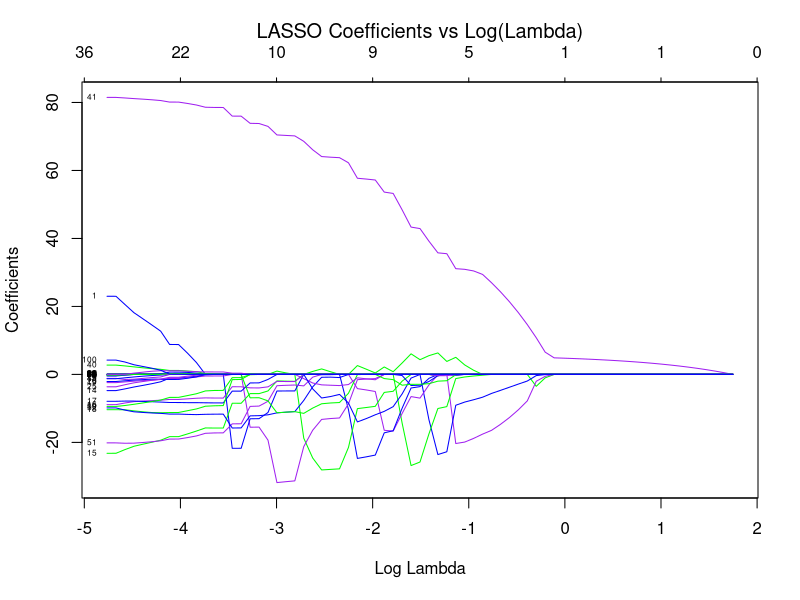
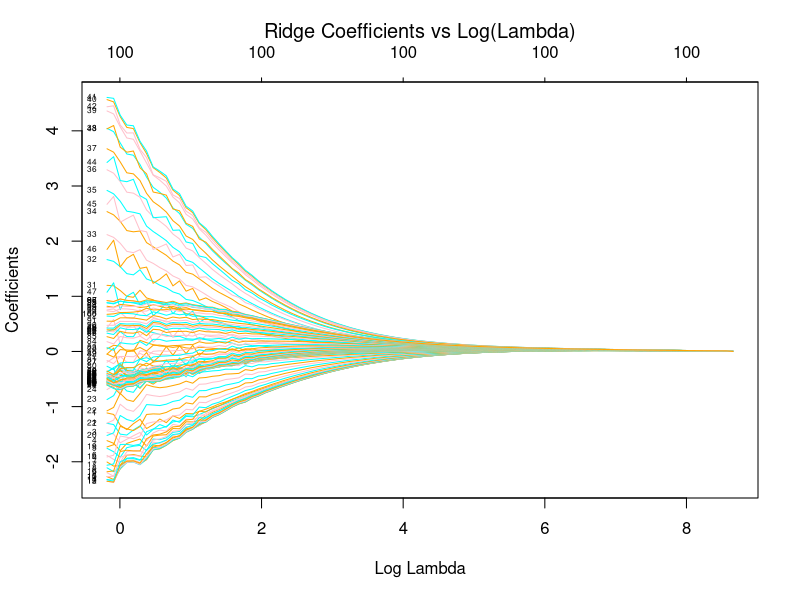
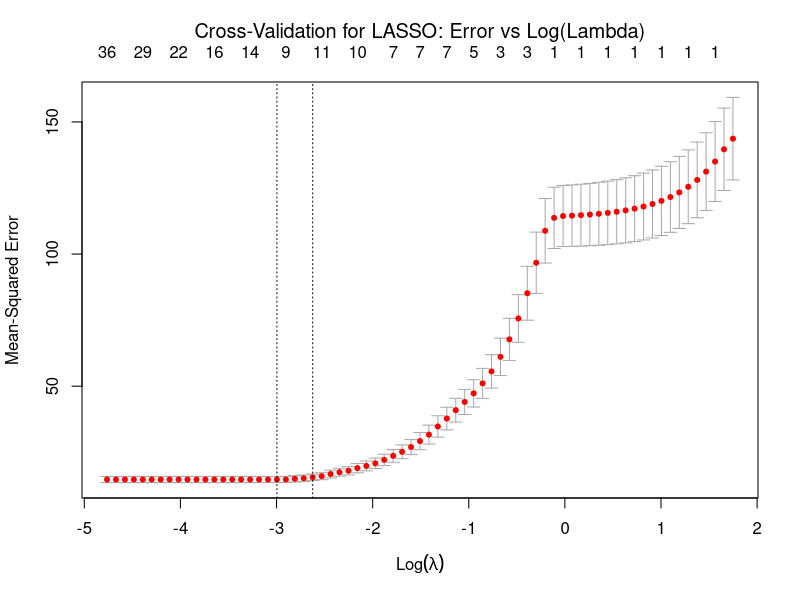
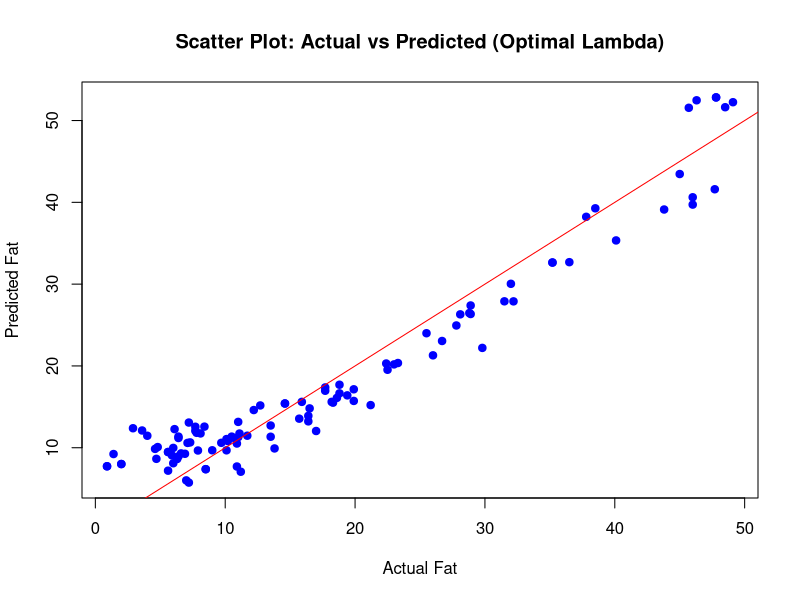

Source code (R) for these figures, in order:
## ---- chunk 1
knitr::opts_chunk$set(echo = TRUE)
## ---- chunk 2
# Load the data
meat_data <- read.csv("data/tecator.csv")

# Set seed for reproducibility
set.seed(123)

# Extract features and target variable
absorbance_features <- meat_data[, 2:101]  
fat_content <- meat_data$Fat       

# Split data into training (50%) and testing (50%)
train_indices <- sample(1:nrow(meat_data), size = nrow(meat_data) * 0.5)
train_features <- absorbance_features[train_indices, ]
train_target <- fat_content[train_indices]
test_features <- absorbance_features[-train_indices, ]
test_target <- fat_content[-train_indices]

# Standardize features
train_features_scaled <- scale(train_features)
test_features_scaled <- scale(test_features)

# Linear Regression
linear_model <- lm(train_target ~ ., data = as.data.frame(cbind(train_target, train_features_scaled)))
train_predictions <- predict(linear_model, newdata = as.data.frame(train_features_scaled))
test_predictions <- predict(linear_model, newdata = as.data.frame(test_features_scaled))
mse_train <- mean((train_target - train_predictions)^2)
mse_test <- mean((test_target - test_predictions)^2)
## ---- chunk 3
# Load required library
suppressPackageStartupMessages(library(glmnet))

# Prepare data
train_features_matrix <- as.matrix(train_features_scaled)
train_target_vector <- as.vector(train_target)

# LASSO Regression
lasso_model <- glmnet(train_features_matrix, train_target_vector, alpha = 1)

# Plot LASSO coefficients vs Log(Lambda)
plot(lasso_model, xvar = "lambda", label = TRUE, col = c("blue", "green", "purple"))
mtext("LASSO Coefficients vs Log(Lambda)", side = 3, line = 2, cex = 1.2)

# Identify lambda value with 3 non-zero features
lambda_values <- lasso_model$lambda
for (lambda in lambda_values) {
  coef_nonzero <- coef(lasso_model, s = lambda)[-1]
  num_features <- sum(coef_nonzero != 0)
  if (num_features == 3) {
    cat("Lambda for 3 features:", lambda, "\n")
    break
  }
}

# Extract coefficients for lambda with 3 non-zero features
selected_coefficients <- coef(lasso_model, s = lambda)
selected_coefficients_matrix <- as.matrix(selected_coefficients)
nonzero_indices <- which(selected_coefficients_matrix != 0)
selected_features <- data.frame(
  Feature = rownames(selected_coefficients_matrix)[nonzero_indices],
  Coefficient = selected_coefficients_matrix[nonzero_indices]
)

# Display selected features
print(selected_features)
## ---- chunk 4
# Ridge Regression
ridge_model <- glmnet(train_features_matrix, train_target_vector, alpha = 0)
plot(ridge_model, xvar = "lambda", label = TRUE, col = c("orange", "cyan", "pink"))
mtext("Ridge Coefficients vs Log(Lambda)", side = 3, line = 2, cex = 1.2)
## ---- chunk 5
cv_lasso <- cv.glmnet(train_features_matrix, train_target_vector, alpha = 1)
plot(cv_lasso, col = "darkgreen")
mtext("Cross-Validation for LASSO: Error vs Log(Lambda)", side = 3, line = 2, cex = 1.2)
## ---- chunk 6
optimal_lambda <- cv_lasso$lambda.min

# Non-zero features for optimal lambda
optimal_coefficients <- coef(cv_lasso, s = "lambda.min")
nonzero_features_count <- sum(optimal_coefficients != 0) - 1


# Test performance for optimal lambda
lasso_test_predictions <- predict(cv_lasso, s = optimal_lambda, newx = as.matrix(test_features_scaled))
mse_test_lasso <- mean((test_target - lasso_test_predictions)^2)


# Comparison with log(lambda) = -4
lambda_at_log_minus4 <- exp(-4)
test_predictions_log_minus4 <- predict(lasso_model, s = lambda_at_log_minus4, newx = as.matrix(test_features_scaled))
mse_test_log_minus4 <- mean((test_target - test_predictions_log_minus4)^2)


# Scatter plot for optimal lambda
plot(test_target, lasso_test_predictions, 
     main = "Scatter Plot: Actual vs Predicted (Optimal Lambda)", 
     xlab = "Actual Fat", ylab = "Predicted Fat", pch = 19, col = "blue")
abline(0, 1, col = "red")
